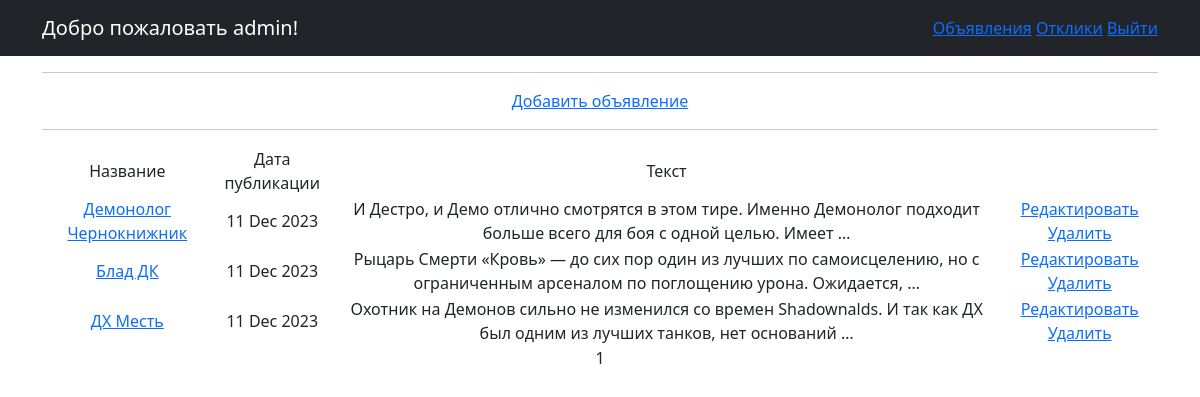
The app's page / (signed in) with its own data.
### Board/models.py (models this page shows, shortened)
class Advertisement(models.Model):
    title = models.CharField(max_length=64)
    text = models.TextField()
    author = models.ForeignKey(User, on_delete=models.CASCADE)
    TANKS = 'TN'
    HEALERS = 'HL'
    DAMAGEDEALERS = 'DD'
    MERCHANTS = 'MC'
    GUILDMASTERS = 'GM'
    QUESTGIVERS = 'QG'
    BLACKSMITHS = 'BS'
    LEATHERWORKERS = 'LW'
    POTIONMASTERS = 'PM'
    SPELLMASTERS = 'SM'
    CATEGORY_CHOISES = (
        (TANKS, 'Танки'),
        (HEALERS, 'Хилы'),
        (DAMAGEDEALERS, 'ДД'),
        (MERCHANTS, 'Торговцы'),
        (GUILDMASTERS, 'Гилдмастеры'),
        (QUESTGIVERS, 'Квестгиверы'),
        (BLACKSMITHS, 'Кузнецы'),
        (LEATHERWORKERS, 'Кожевники'),
        (POTIONMASTERS, 'Зельевары'),
        (SPELLMASTERS, 'Мастера заклинаний')
    )
    category = models.CharField(max_length=2, choices=CATEGORY_CHOISES)
    dateCreation = models.DateTimeField(auto_now_add=True)
    image = models.ImageField(upload_to='uploads/', blank=True, null=True)
    upload = models.FileField(upload_to='uploads/', blank=True, null=True)

### Board/views.py (the view)
# urls.py: path('', AdsList.as_view(template_name='ads.html')),
class AdsList(ListView):
    model = Advertisement
    template_name = 'ads.html'
    context_object_name = 'Ads'
    paginate_by = 10
    ordering = ['-dateCreation']

### templates/ads.html (shortened to what this page needs)
{% extends 'flatpages/default.html' %}
{% block content %}
<hr>
    {% if user.is_authenticated %}
        <a href="{% url 'ad_create' %}">Добавить объявление</a>
    {% endif %}
<hr>
        <table>
            <tr>
                <td>Название</td>
                <td>Дата публикации</td>
                <td>Текст</td>
            </tr>
            {% for ad in Ads %}
            <tr>
                <td><a href="{% url 'ad_detail' ad.id %}">{{ ad.title }}</a></td>
                <td>{{ ad.dateCreation|date:'d M Y' }}</td>
                <td>{{ ad.text|truncatewords:20 }}</td>
                <td>
                    {% if user.is_authenticated and user == ad.author %}
                        <a href="{% url 'ad_edit' pk=ad.id %}">Редактировать</a>
                        <a href="{% url 'ad_delete' pk=ad.id %}">Удалить</a>
                    {% endif %}
                </td>
            </tr>
            {% endfor %}
        </table>
           {{ page_obj.number }}
{% endblock content %}

### templates/flatpages/default.html (shortened to what this page needs)
<!DOCTYPE html>
<html lang="en">
    <head>
        {% load static %}
        <link href="{% static 'css/styles.css' %}" rel="stylesheet" />
    </head>
    <body>
        <nav class="navbar navbar-expand-lg navbar-dark bg-dark static-top">
        <div class="container">
       <a class="navbar-brand" href="#">Добро пожаловать {{ user.username }}!</a>
            <ul class="navbar-nav ml-auto">
                {% if user.is_authenticated %}
                <a href="{% url 'Ads' %}">Объявления</a>&nbsp
                <li><a href="{% url 'manage_responses' %}">Отклики</a></li>&nbsp
                <li><a href="{% url 'account_logout' %}">Выйти</a></li>
                {% else %}
                <li><a href="{% url 'account_login' %}">Войти</a></li>&nbsp
                <li><a href="{% url 'account_signup' %}">Зарегистрироваться</a></li>
                {% endif %}
            </ul>
        </div>
</nav>
        <div class="container">
            <div class="row">
                <div class="col-lg-12 text-center">
                {% block content %}{% endblock content %}
                </div>
            </div>
        </div>
    </body>
</html>

### records on screen
Advertisement: title "Демонолог Чернокнижник", dateCreation "11 Dec 2023", text "И Дестро, и Демо отлично смотрятся в этом тире. Именно Демонолог подходит больше всего для боя с одной целью. Имеет …", shows "Редактировать"
Advertisement: title "Блад ДК", dateCreation "11 Dec 2023", text "Рыцарь Смерти «Кровь» — до сих пор один из лучших по самоисцелению, но с ограниченным арсеналом по поглощению урона. Ожидается, …", shows "Редактировать"
Advertisement: title "ДХ Месть", dateCreation "11 Dec 2023", text "Охотник на Демонов сильно не изменился со времен Shadownalds. И так как ДХ был одним из лучших танков, нет оснований …", shows "Редактировать"

### other values on screen
{{ user.username }} "admin"
{{ page_obj.number }} "1"
